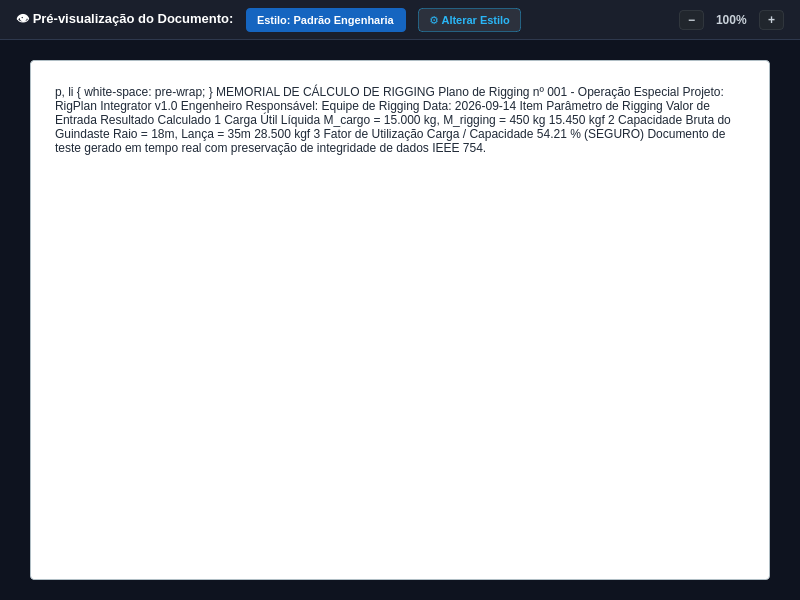
<?xml version="1.0" encoding="UTF-8"?>
<ui version="4.0">
 <class>DocumentPreview</class>
 <widget class="QWidget" name="DocumentPreview">
  <property name="geometry">
   <rect>
    <x>0</x>
    <y>0</y>
    <width>800</width>
    <height>600</height>
   </rect>
  </property>
  <property name="styleSheet">
   <string notr="true">QWidget#DocumentPreview { background-color: #12161F; }</string>
  </property>
  <layout class="QVBoxLayout" name="docPreviewLayout">
   <property name="spacing">
    <number>0</number>
   </property>
   <property name="leftMargin">
    <number>0</number>
   </property>
   <property name="topMargin">
    <number>0</number>
   </property>
   <property name="rightMargin">
    <number>0</number>
   </property>
   <property name="bottomMargin">
    <number>0</number>
   </property>
   <item>
    <widget class="QFrame" name="toolbarFrame">
     <property name="styleSheet">
      <string notr="true">QFrame#toolbarFrame { background-color: #1A1F2C; border-bottom: 1px solid #2E384D; }</string>
     </property>
     <layout class="QHBoxLayout" name="previewToolbarLayout">
      <property name="leftMargin">
       <number>16</number>
      </property>
      <property name="topMargin">
       <number>8</number>
      </property>
      <property name="rightMargin">
       <number>16</number>
      </property>
      <property name="bottomMargin">
       <number>8</number>
      </property>
      <property name="spacing">
       <number>12</number>
      </property>
      <item>
       <widget class="QLabel" name="previewIconLabel">
        <property name="text">
         <string>👁️ Pré-visualização do Documento:</string>
        </property>
        <property name="styleSheet">
         <string notr="true">color: #FFFFFF; font-weight: bold; font-size: 13px;</string>
        </property>
       </widget>
      </item>
      <item>
       <widget class="QLabel" name="presetBadge">
        <property name="text">
         <string>Estilo: Padrão Engenharia</string>
        </property>
        <property name="styleSheet">
         <string notr="true">background-color: #1565C0; color: #FFFFFF; font-weight: bold; font-size: 11px; border-radius: 4px; padding: 3px 8px;</string>
        </property>
       </widget>
      </item>
      <item>
       <widget class="QPushButton" name="changeBtn">
        <property name="text">
         <string>⚙️ Alterar Estilo</string>
        </property>
        <property name="styleSheet">
         <string notr="true">QPushButton { background-color: rgba(255, 255, 255, 0.08); color: #29B6F6; border: 1px solid rgba(41, 182, 246, 0.4); border-radius: 4px; padding: 4px 10px; font-weight: bold; font-size: 11px; }</string>
        </property>
       </widget>
      </item>
      <item>
       <spacer name="previewSpacer">
        <property name="orientation">
         <enum>Qt::Horizontal</enum>
        </property>
        <property name="sizeHint" stdset="0">
         <size>
          <width>40</width>
          <height>20</height>
         </size>
        </property>
       </spacer>
      </item>
      <item>
       <widget class="QPushButton" name="zoomOutBtn">
        <property name="text">
         <string>−</string>
        </property>
        <property name="styleSheet">
         <string notr="true">QPushButton { background-color: #21262D; color: #C9D1D9; border: 1px solid #30363D; border-radius: 4px; padding: 2px 8px; font-weight: bold; }</string>
        </property>
       </widget>
      </item>
      <item>
       <widget class="QLabel" name="zoomLabel">
        <property name="text">
         <string>100%</string>
        </property>
        <property name="styleSheet">
         <string notr="true">color: #C9D1D9; font-weight: bold; font-size: 12px;</string>
        </property>
       </widget>
      </item>
      <item>
       <widget class="QPushButton" name="zoomInBtn">
        <property name="text">
         <string>+</string>
        </property>
        <property name="styleSheet">
         <string notr="true">QPushButton { background-color: #21262D; color: #C9D1D9; border: 1px solid #30363D; border-radius: 4px; padding: 2px 8px; font-weight: bold; }</string>
        </property>
       </widget>
      </item>
     </layout>
    </widget>
   </item>
   <item>
    <widget class="QWidget" name="paperContainer" native="true">
     <property name="styleSheet">
      <string notr="true">QWidget#paperContainer { background-color: #0E131F; }</string>
     </property>
     <layout class="QVBoxLayout" name="paperLayout">
      <property name="leftMargin">
       <number>30</number>
      </property>
      <property name="topMargin">
       <number>20</number>
      </property>
      <property name="rightMargin">
       <number>30</number>
      </property>
      <property name="bottomMargin">
       <number>20</number>
      </property>
      <item>
       <widget class="QTextBrowser" name="docViewer">
        <property name="styleSheet">
         <string notr="true">QTextBrowser { background-color: #FFFFFF; color: #1F2937; border: 1px solid #B0BEC5; border-radius: 4px; padding: 20px; }</string>
        </property>
        <property name="html">
         <string>&lt;!DOCTYPE HTML PUBLIC &quot;-//W3C//DTD HTML 4.0//EN&quot; &quot;http://www.w3.org/TR/REC-html40/strict.dtd&quot;&gt;
&lt;html&gt;&lt;head&gt;&lt;style type=&quot;text/css&quot;&gt;
p, li { white-space: pre-wrap; }
&lt;/style&gt;&lt;/head&gt;&lt;body style=&quot; font-family:'Segoe UI',Arial; font-size:11pt;&quot;&gt;
&lt;div align=&quot;center&quot;&gt;
&lt;h1 style=&quot;color:#1A237E;&quot;&gt;MEMORIAL DE CÁLCULO DE RIGGING&lt;/h1&gt;
&lt;h3 style=&quot;color:#29B6F6;&quot;&gt;Plano de Rigging nº 001 - Operação Especial&lt;/h3&gt;
&lt;/div&gt;
&lt;hr style=&quot;border:1px solid #1A237E;&quot;/&gt;
&lt;p&gt;&lt;b&gt;Projeto:&lt;/b&gt; RigPlan Integrator v1.0&lt;br/&gt;
&lt;b&gt;Engenheiro Responsável:&lt;/b&gt; Equipe de Rigging&lt;br/&gt;
&lt;b&gt;Data:&lt;/b&gt; 2026-09-14&lt;/p&gt;
&lt;table border=&quot;1&quot; width=&quot;100%&quot; cellpadding=&quot;6&quot; cellspacing=&quot;0&quot; style=&quot;border-collapse:collapse; border:1px solid #B0BEC5;&quot;&gt;
&lt;tr style=&quot;background-color:#1A237E; color:#FFFFFF;&quot;&gt;
&lt;th&gt;Item&lt;/th&gt;&lt;th&gt;Parâmetro de Rigging&lt;/th&gt;&lt;th&gt;Valor de Entrada&lt;/th&gt;&lt;th&gt;Resultado Calculado&lt;/th&gt;
&lt;/tr&gt;
&lt;tr&gt;&lt;td&gt;1&lt;/td&gt;&lt;td&gt;Carga Útil Líquida&lt;/td&gt;&lt;td&gt;M_cargo = 15.000 kg, M_rigging = 450 kg&lt;/td&gt;&lt;td&gt;&lt;b style=&quot;color:#2E7D32;&quot;&gt;15.450 kgf&lt;/b&gt;&lt;/td&gt;&lt;/tr&gt;
&lt;tr style=&quot;background-color:#F5F5F5;&quot;&gt;&lt;td&gt;2&lt;/td&gt;&lt;td&gt;Capacidade Bruta do Guindaste&lt;/td&gt;&lt;td&gt;Raio = 18m, Lança = 35m&lt;/td&gt;&lt;td&gt;&lt;b style=&quot;color:#2E7D32;&quot;&gt;28.500 kgf&lt;/b&gt;&lt;/td&gt;&lt;/tr&gt;
&lt;tr&gt;&lt;td&gt;3&lt;/td&gt;&lt;td&gt;Fator de Utilização&lt;/td&gt;&lt;td&gt;Carga / Capacidade&lt;/td&gt;&lt;td&gt;&lt;b style=&quot;color:#1565C0;&quot;&gt;54.21 % (SEGURO)&lt;/b&gt;&lt;/td&gt;&lt;/tr&gt;
&lt;/table&gt;
&lt;br/&gt;
&lt;p style=&quot;color:#555555; font-style:italic;&quot;&gt;Documento de teste gerado em tempo real com preservação de integridade de dados IEEE 754.&lt;/p&gt;
&lt;/body&gt;&lt;/html&gt;</string>
        </property>
       </widget>
      </item>
     </layout>
    </widget>
   </item>
  </layout>
 </widget>
 <resources/>
 <connections/>
</ui>
